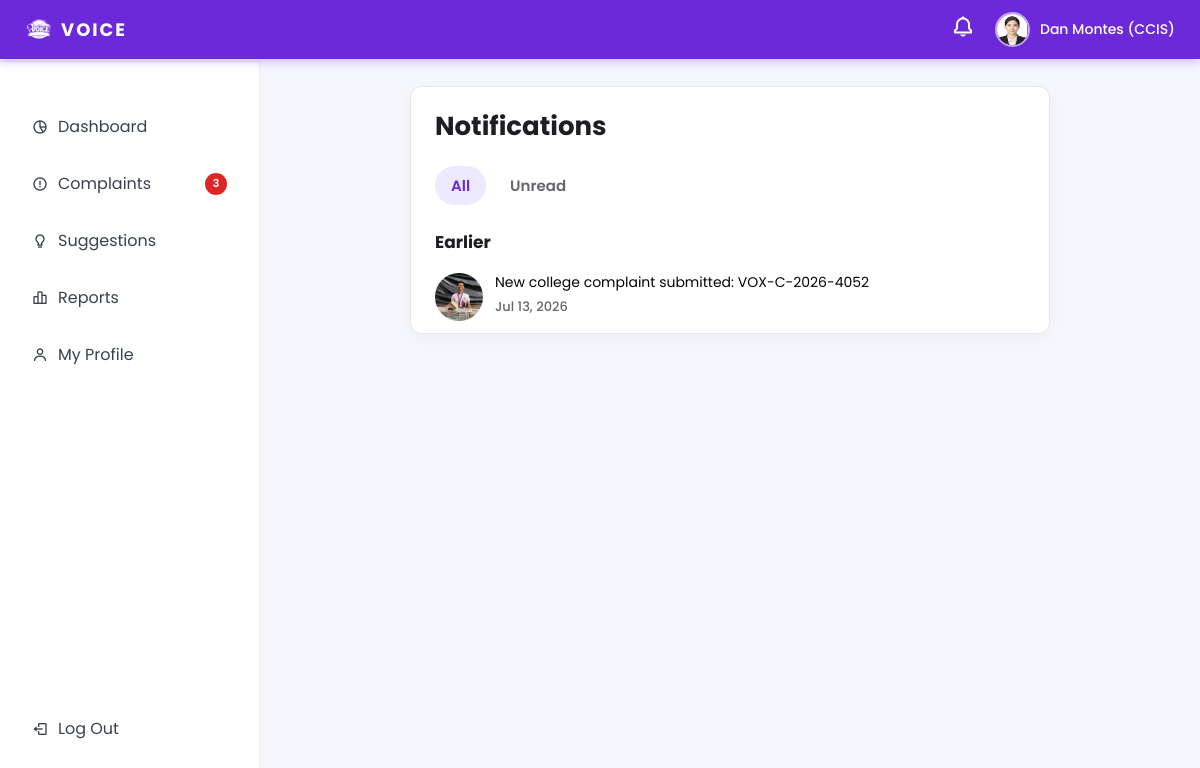
The page /Ui-main/dean/dean_notifications.php (signed in) on the database its author committed.
### tables this page shows
CREATE TABLE `dean_profiles` (
  `id` int(11) NOT NULL,
  `user_id` int(11) NOT NULL,
  `first_name` varchar(50) NOT NULL,
  `last_name` varchar(50) NOT NULL,
  `college_id` int(11) DEFAULT NULL,
  `phone` varchar(20) DEFAULT NULL,
  `office` varchar(100) DEFAULT NULL,
  `status` enum('active','inactive') DEFAULT 'active',
  `profile_photo` varchar(255) DEFAULT NULL,
  `created_at` timestamp NOT NULL DEFAULT current_timestamp()
);

CREATE TABLE `colleges` (
  `id` int(11) NOT NULL,
  `code` varchar(20) NOT NULL,
  `name` varchar(150) NOT NULL,
  `status` enum('active','inactive') DEFAULT 'active',
  `created_at` timestamp NOT NULL DEFAULT current_timestamp()
);

CREATE TABLE `notifications` (
  `id` int(11) NOT NULL,
  `user_id` int(11) NOT NULL,
  `type` varchar(50) NOT NULL,
  `message` varchar(255) NOT NULL,
  `ticket_type` enum('complaint','suggestion') DEFAULT NULL,
  `ticket_id` int(11) DEFAULT NULL,
  `is_read` tinyint(1) DEFAULT 0,
  `created_at` timestamp NOT NULL DEFAULT current_timestamp()
);

### Ui-main/dean/dean_notifications.php (the view, shortened to what this page needs)
<?php
require_once __DIR__ . '/../db_connection.php';
function e(string $value): string
{
    return htmlspecialchars($value, ENT_QUOTES, 'UTF-8');
}
$allNotifications = [];
try {
    $stmt = $pdo->prepare(
        'SELECT id, type, message, ticket_type, ticket_id, is_read, created_at
         FROM notifications
         WHERE user_id = :user_id
         ORDER BY created_at DESC
         LIMIT 200'
    );
    $stmt->execute([':user_id' => (int)$_SESSION['user_id']]);
    $allNotifications = $stmt->fetchAll(PDO::FETCH_ASSOC);
} catch (PDOException $e) {
}
?>
<!DOCTYPE html>
<html lang="en">
<head>
<link href='https://unpkg.com/boxicons@2.1.4/css/boxicons.min.css' rel='stylesheet'>
</head>
<body>
<?php include 'dean_topbar.php'; ?>
<?php include 'dean_sidebar.php'; ?>
<div class="notif-page-main">
    <div class="notif-page-card">
        <div class="notif-page-header">
            <h1>Notifications</h1>
        </div>
        <div class="notif-page-tabs">
            <button type="button" class="notif-page-tab active" data-filter="all">All</button>
            <button type="button" class="notif-page-tab" data-filter="unread">Unread</button>
        </div>
        <?php if (!$allNotifications): ?>
            <div class="notif-page-empty">You don't have any notifications yet.</div>
        <?php else: ?>
            <?php
                $pageEarlierList = array_filter($allNotifications, function ($n) { return !topbar_is_new_notification($n); });
                function render_notif_page_item(PDO $pdo, array $notification): void
                {
                    $notifType = (string)$notification['type'];
                    $isUnread = (int)$notification['is_read'] === 0;
                    $notifAvatar = ['photo' => null, 'initial' => '?'];
                    if (in_array($notifType, ['new_complaint', 'new_suggestion'], true)) {
                        $notifAvatar = topbar_submitter_avatar($pdo, (string)($notification['ticket_type'] ?? ''), (int)($notification['ticket_id'] ?? 0));
                    }
                    ?>
                    <a href="<?php echo e(topbar_link_for_type($notifType, (int)($notification['ticket_id'] ?? 0))); ?>"
                       class="notif-page-item <?php echo $isUnread ? 'unread' : 'read'; ?>"
                       data-notification-id="<?php echo (int)$notification['id']; ?>">
                        <div class="notif-page-icon">
                            <?php if ($notifAvatar['photo'] !== null): ?>
                                <img src="<?php echo e($notifAvatar['photo']); ?>" alt="">
                            <?php elseif (in_array($notifType, ['new_complaint', 'new_suggestion'], true)): ?>
                                <span><?php echo e($notifAvatar['initial']); ?></span>
                            <?php else: ?>
                                <i class='bx <?php echo e(topbar_icon_for_type($notifType)); ?>'></i>
                            <?php endif; ?>
                        </div>
                        <div class="notif-page-content">
                            <div class="notif-page-text"><?php echo e((string)$notification['message']); ?></div>
                            <div class="notif-page-time"><?php echo e(topbar_time_ago((string)$notification['created_at'])); ?></div>
                        </div>
                    </a>
                    <?php
                }
            ?>
            <?php if ($pageEarlierList): ?>
                <div class="notif-page-section notif-page-section-earlier">
                    <div class="notif-page-section-label">Earlier</div>
                    <div class="notif-page-list">
                        <?php foreach ($pageEarlierList as $notification): render_notif_page_item($pdo, $notification); endforeach; ?>
                    </div>
                </div>
            <?php endif; ?>
        <?php endif; ?>
    </div>
</div>
</body>
</html>

### Ui-main/dean/dean_topbar.php (shortened to what this page needs)
<?php
require_once __DIR__ . '/../db_connection.php';
function topbar_time_ago(string $dateTime): string
{
    $ts = strtotime($dateTime);
    $diff = time() - $ts;
    return date('M d, Y', $ts);
}
function topbar_submitter_avatar(PDO $pdo, string $ticketType, int $ticketId): array
{
    $fallback = ['photo' => null, 'initial' => '?'];
    $table = $ticketType === 'complaint' ? 'complaints' : 'suggestions';
    try {
        $stmt = $pdo->prepare(
            "SELECT sp.first_name, sp.last_name, u.profile_pic
             FROM {$table} t
             INNER JOIN student_profiles sp ON sp.id = t.student_id
             LEFT JOIN users u ON u.id = sp.user_id
             WHERE t.id = :id
             LIMIT 1"
        );
        $stmt->execute([':id' => $ticketId]);
        $row = $stmt->fetch(PDO::FETCH_ASSOC);
        $name = trim((string)($row['first_name'] ?? '') . ' ' . (string)($row['last_name'] ?? ''));
        $initial = $name !== '' ? strtoupper(substr($name, 0, 1)) : '?';
        $photo = trim((string)($row['profile_pic'] ?? ''));
        $photoSrc = null;
        if ($photo !== '' && is_file(__DIR__ . '/../' . ltrim($photo, '/'))) {
            $photoSrc = '../' . ltrim($photo, '/');
        }
        return ['photo' => $photoSrc, 'initial' => $initial];
    } catch (PDOException $e) {
        return $fallback;
    }
}
function topbar_is_new_notification(array $notification): bool
{
    $ts = strtotime((string)($notification['created_at'] ?? ''));
    return $ts !== false && $ts >= (time() - 86400);
}
    ?>
    <?php
function topbar_link_for_type(string $type, int $ticketId = 0): string
{
    if (($type === 'new_complaint' || $type === 'complaint_update') && $ticketId > 0) {
        return 'dean_ticket_detail.php?id=' . $ticketId;
    }
    return 'dean_dashboard.php';
}
$topbarProfilePic = '../assets/images/default-avatar.svg';
$topbarDisplayName = trim((string)($_SESSION['full_name'] ?? 'Dean User'));
if (isset($_SESSION['user_id'])) {
    try {
        $stmt = $pdo->prepare(
            'SELECT id, type, message, ticket_type, ticket_id, is_read, created_at
             FROM notifications
             WHERE user_id = :user_id
             ORDER BY created_at DESC
             LIMIT 12'
        );
        $stmt->execute([':user_id' => (int)$_SESSION['user_id']]);
        $topbarNotifications = $stmt->fetchAll();
    } catch (PDOException $e) {
        $topbarNotifications = [];
        $topbarUnreadCount = 0;
    }
    try {
        $hasPhotoColumn = false;
        $photoCheck = $pdo->query("SHOW COLUMNS FROM dean_profiles LIKE 'profile_photo'");
        if ($photoCheck && $photoCheck->fetch()) {
            $hasPhotoColumn = true;
        }
        if ($hasPhotoColumn) {
            $deanStmt = $pdo->prepare(
                'SELECT dp.first_name, dp.last_name, dp.profile_photo, c.code AS college_code
                 FROM dean_profiles dp
                 LEFT JOIN colleges c ON c.id = dp.college_id
                 WHERE dp.user_id = :user_id
                 LIMIT 1'
            );
            $deanStmt->execute([':user_id' => (int)$_SESSION['user_id']]);
            $deanProfile = $deanStmt->fetch(PDO::FETCH_ASSOC) ?: null;
            if ($deanProfile) {
                $fullName = trim(((string)($deanProfile['first_name'] ?? '')) . ' ' . ((string)($deanProfile['last_name'] ?? '')));
                if ($fullName !== '') {
                    $topbarDisplayName = $fullName;
                }
                $collegeCode = trim((string)($deanProfile['college_code'] ?? ''));
                if ($collegeCode !== '') {
                    $topbarDisplayName .= ' (' . $collegeCode . ')';
                }
                $photo = trim((string)($deanProfile['profile_photo'] ?? ''));
                if ($photo !== '') {
                    if (stripos($photo, 'http://') === 0 || stripos($photo, 'https://') === 0) {
                        $topbarProfilePic = $photo;
                    } else {
                        $topbarProfilePic = '../' . ltrim($photo, '/');
                    }
                }
            }
        }
    } catch (PDOException $e) {
    }
}
?>
<link href='https://unpkg.com/boxicons@2.1.4/css/boxicons.min.css' rel='stylesheet'>
<div class="topbar">
    <a class="topbar-logo" href="dean_dashboard.php">
        <img src="../assets/images/logo.png" alt="Logo">
        <span>VOICE</span>
    </a>
    <div class="topbar-right">
        <div class="topbar-bell" id="bellIcon">
            <i class='bx bx-bell'></i>
        </div>
        <div class="profile-container" id="profileIcon">
            <img class="profile-pic" src="<?php echo htmlspecialchars($topbarProfilePic, ENT_QUOTES, 'UTF-8'); ?>" alt="profile">
            <span><?php echo htmlspecialchars($topbarDisplayName, ENT_QUOTES, 'UTF-8'); ?></span>
        </div>
    </div>
</div>

### Ui-main/dean/dean_notifications.php (style rules this page uses)
* { margin: 0; padding: 0; box-sizing: border-box; font-family: 'Poppins', sans-serif; }
body { background: #f4f6fb; }
.notif-page-main { margin-left: 260px; margin-top: 61px; padding: 25px; min-height: calc(100vh - 61px); }
.notif-page-card { max-width: 640px; margin: 0 auto; background: #fff; border: 1px solid #e5e7eb; border-radius: 12px; box-shadow: 0 4px 15px rgba(0,0,0,0.03); overflow: hidden; }
.notif-page-header { display: flex; justify-content: space-between; align-items: center; padding: 20px 24px 6px; }
.notif-page-header h1 { font-size: 26px; font-weight: 700; color: #1c1e21; }
.notif-page-tabs { display: flex; gap: 8px; padding: 14px 24px; }
.notif-page-tab { border: none; background: transparent; padding: 8px 16px; border-radius: 20px; font-size: 15px; font-weight: 600; color: #65676b; cursor: pointer; font-family: 'Poppins', sans-serif; }
.notif-page-tab.active { background: #ede9fe; color: #6d28d9; }
.notif-page-section-label { padding: 10px 24px 6px; font-size: 17px; font-weight: 700; color: #1c1e21; }
.notif-page-list { display: flex; flex-direction: column; }
.notif-page-item { display: flex; align-items: flex-start; gap: 12px; padding: 12px 24px; text-decoration: none; color: inherit; }
.notif-page-icon { width: 48px; height: 48px; border-radius: 50%; background: #e4e6eb; display: flex; align-items: center; justify-content: center; flex-shrink: 0; color: #050505; font-size: 22px; overflow: hidden; }
.notif-page-icon img { width: 100%; height: 100%; object-fit: cover; }
.notif-page-content { flex: 1; min-width: 0; }
.notif-page-text { font-size: 14px; line-height: 1.4; color: #050505; }
.notif-page-time { font-size: 13px; color: #6d28d9; font-weight: 600; margin-top: 4px; }
.notif-page-item.read .notif-page-time { color: #65676b; font-weight: 500; }

### Ui-main/dean/dean_topbar.php (style rules this page uses)
.topbar { position: fixed; top: 0; left: 0; right: 0; z-index: 999; display: flex; justify-content: space-between; align-items: center; gap: 20px; padding: 12px 25px; background: #6d28d9; box-shadow: 0 2px 10px rgba(109,40,217,0.3); }
.topbar-logo { display: flex; align-items: center; gap: 8px; text-decoration: none; }
.topbar-logo img { width: 28px; height: 28px; object-fit: contain; filter: brightness(0) invert(1); }
.topbar-logo span { font-size: 18px; font-weight: 700; color: #fff; letter-spacing: 2px; }
.topbar-right { display: flex; align-items: center; gap: 20px; }
.profile-container { display: flex; align-items: center; gap: 10px; cursor: pointer; position: relative; }
.profile-container img.profile-pic { width: 35px; height: 35px; border-radius: 50%; border: 2px solid rgba(255,255,255,0.6); }
.profile-container span { font-weight: 500; color: #fff; font-size: 14px; }
.topbar-bell { position: relative; cursor: pointer; }
.topbar-bell i.bx-bell { font-size: 24px; color: #fff; transition: 0.2s; }

### rows shown on the page
dean_profiles: profile_photo (picture), topbarDisplayName "Dan Montes (CCIS)"
notifications: message "New college complaint submitted: VOX-C-2026-4052", created_at "Jul 13, 2026"

### other values the page prints
$pendingComplaintCount "3"
